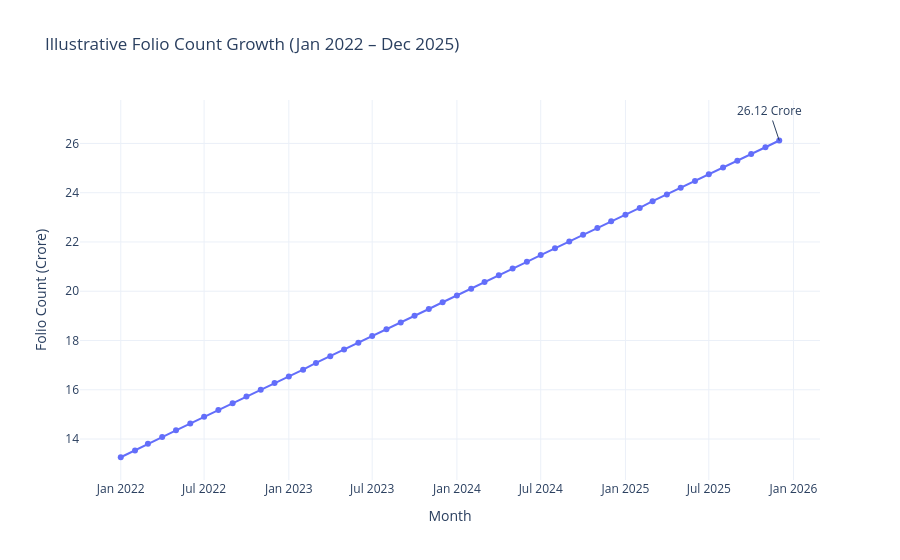

Write notebook code for a chart like this one.
### Markdown cell above
## Geographic Distribution – Key Insights

- The horizontal bar chart compares total SIP investment amounts across states.
- The T30 vs B30 pie chart shows the distribution of investors based on city tier.
- Higher SIP amounts indicate stronger investor participation in a state.
- The charts help identify regional investment trends and market penetration.

### Code cell
import pandas as pd
import plotly.express as px
import numpy as np

# Create monthly dates
months = pd.date_range("2022-01-01", "2025-12-01", freq="MS")

# Illustrative growth from 13.26 to 26.12 crore
folio = pd.DataFrame({
    "month": months.strftime("%Y-%m"),
    "folio_count_crore": np.linspace(13.26, 26.12, len(months))
})

fig = px.line(
    folio,
    x="month",
    y="folio_count_crore",
    markers=True,
    title="Illustrative Folio Count Growth (Jan 2022 – Dec 2025)"
)

fig.add_annotation(
    x=folio.iloc[-1]["month"],
    y=26.12,
    text="26.12 Crore",
    showarrow=True
)

fig.update_layout(
    xaxis_title="Month",
    yaxis_title="Folio Count (Crore)",
    template="plotly_white"
)

fig.show()

### Figure 1 — Plotly figure (JSON) as saved in the notebook; plotly's stock layout.template omitted (floating-point values rounded to 4 significant figures)
{"data": [{"hovertemplate": "month=%{x}<br>folio_count_crore=%{y}<extra></extra>", "legendgroup": "", "line": {"color": "#636efa", "dash": "solid"}, "marker": {"symbol": "circle"}, "mode": "lines+markers", "name": "", "orientation": "v", "showlegend": false, "type": "scatter", "x": ["2022-01", "2022-02", "2022-03", "2022-04", "2022-05", "2022-06", "2022-07", "2022-08", "2022-09", "2022-10", "2022-11", "2022-12", "2023-01", "2023-02", "2023-03", "2023-04", "2023-05", "2023-06", "2023-07", "2023-08", "2023-09", "2023-10", "2023-11", "2023-12", "2024-01", "2024-02", "2024-03", "2024-04", "2024-05", "2024-06", "2024-07", "2024-08", "2024-09", "2024-10", "2024-11", "2024-12", "2025-01", "2025-02", "2025-03", "2025-04", "2025-05", "2025-06", "2025-07", "2025-08", "2025-09", "2025-10", "2025-11", "2025-12"], "xaxis": "x", "y": [13.26, 13.53, 13.81, 14.08, 14.35, 14.63, 14.9, 15.18, 15.45, 15.72, 16.0, 16.27, 16.54, 16.82, 17.09, 17.36, 17.64, 17.91, 18.19, 18.46, 18.73, 19.01, 19.28, 19.55, 19.83, 20.1, 20.37, 20.65, 20.92, 21.19, 21.47, 21.74, 22.02, 22.29, 22.56, 22.84, 23.11, 23.38, 23.66, 23.93, 24.2, 24.48, 24.75, 25.03, 25.3, 25.57, 25.85, 26.12], "yaxis": "y"}], "layout": {"annotations": [{"showarrow": true, "text": "26.12 Crore", "x": "2025-12", "y": 26.12}], "legend": {"tracegroupgap": 0}, "title": {"text": "Illustrative Folio Count Growth (Jan 2022 – Dec 2025)"}, "xaxis": {"anchor": "y", "domain": [0, 1], "title": {"text": "Month"}}, "yaxis": {"anchor": "x", "domain": [0, 1], "title": {"text": "Folio Count (Crore)"}}}}
